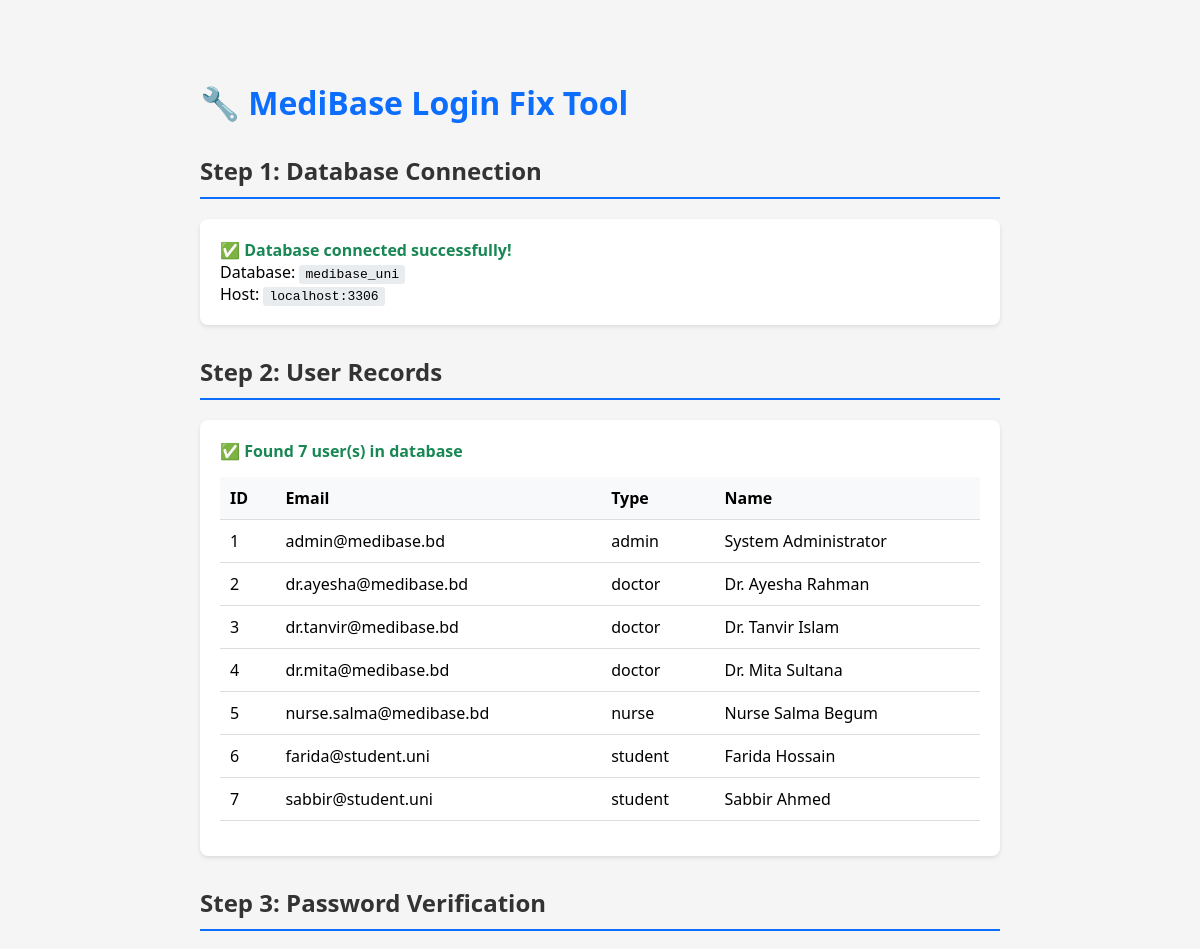
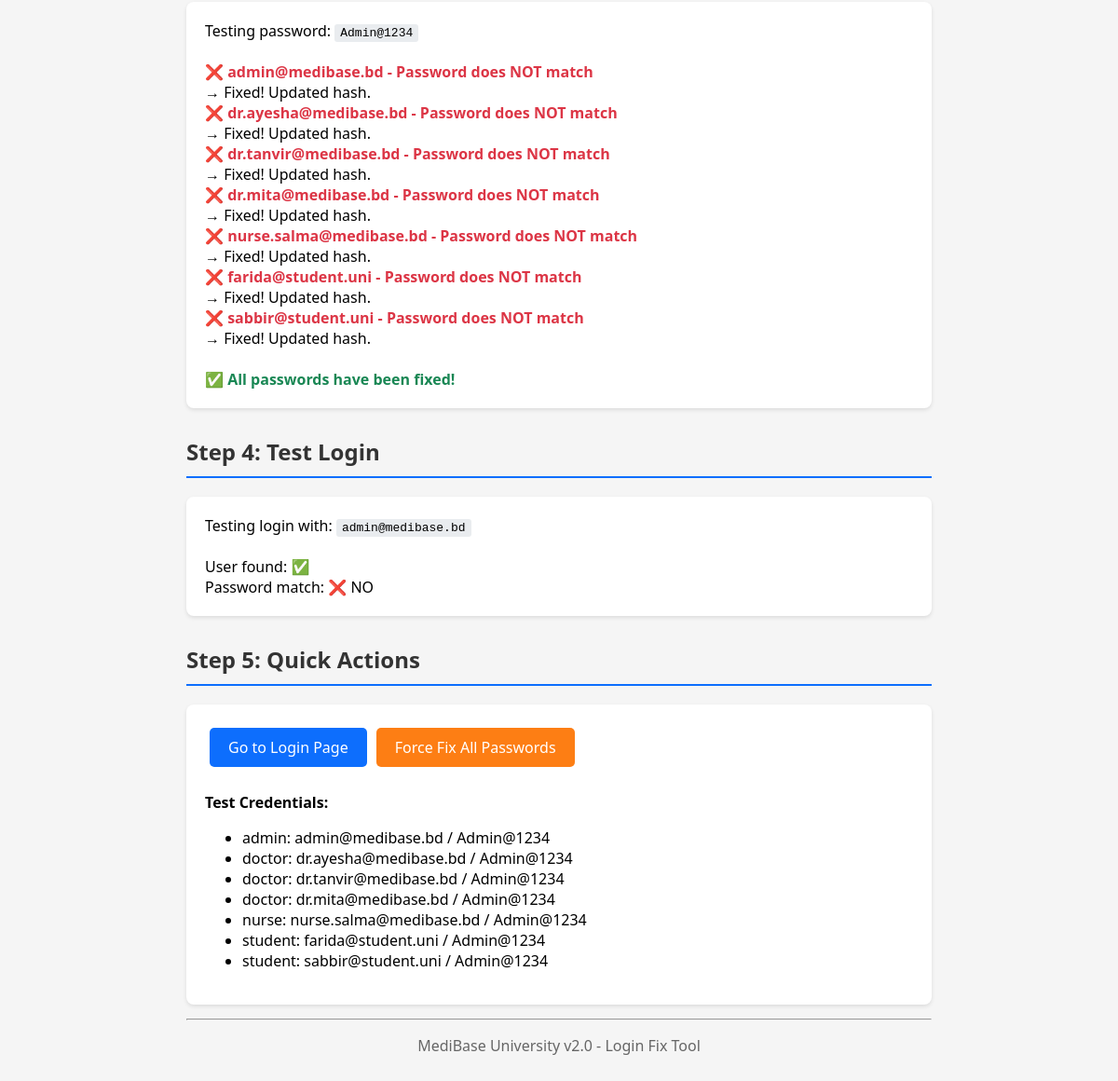
Screenshot of /fix_login.php with the database file from the repository (2 pictures, top to bottom).
### tables this page shows
CREATE TABLE `user` (
  `user_id`        INT UNSIGNED NOT NULL AUTO_INCREMENT,
  `full_name`      VARCHAR(150) NOT NULL DEFAULT '',
  `gender`         ENUM('Male','Female','Other') DEFAULT NULL,
  `date_of_birth`  DATE DEFAULT NULL,
  `email`          VARCHAR(254) NOT NULL,
  `address`        TEXT DEFAULT NULL,
  `phone`          VARCHAR(20) DEFAULT NULL,
  `department`     VARCHAR(100) DEFAULT NULL,
  `password_hash`  VARCHAR(255) NOT NULL,
  `user_type`      ENUM('admin','doctor','nurse','student') NOT NULL DEFAULT 'student',
  `must_change_pwd` TINYINT(1) NOT NULL DEFAULT 1,
  `is_first_login`  TINYINT(1) NOT NULL DEFAULT 0,
  `profile_complete` TINYINT(1) NOT NULL DEFAULT 0,
  `created_at`     DATETIME NOT NULL DEFAULT CURRENT_TIMESTAMP,
  `updated_at`     DATETIME NOT NULL DEFAULT CURRENT_TIMESTAMP ON UPDATE CURRENT_TIMESTAMP,
  PRIMARY KEY (`user_id`),
  UNIQUE KEY `uq_user_email` (`email`),
  KEY `idx_user_type` (`user_type`)
);

### fix_login.php (the view, shortened to what this page needs)
<?php
echo "<!DOCTYPE html><html><head><title>Login Fix Tool</title>";
echo "<style>
body { font-family: 'Segoe UI', sans-serif; max-width: 800px; margin: 40px auto; padding: 20px; background: #f5f5f5; }
h1 { color: #0d6efd; }
h2 { color: #333; margin-top: 30px; border-bottom: 2px solid #0d6efd; padding-bottom: 10px; }
.box { background: #fff; padding: 20px; border-radius: 8px; margin: 15px 0; box-shadow: 0 2px 4px rgba(0,0,0,0.1); }
.success { color: #198754; font-weight: bold; }
.error { color: #dc3545; font-weight: bold; }
.warning { color: #fd7e14; font-weight: bold; }
.btn { display: inline-block; padding: 10px 20px; background: #0d6efd; color: #fff; text-decoration: none; border-radius: 5px; margin: 5px; }
.btn:hover { background: #0a58ca; }
table { width: 100%; border-collapse: collapse; margin: 15px 0; }
th, td { padding: 10px; text-align: left; border-bottom: 1px solid #ddd; }
th { background: #f8f9fa; }
code { background: #e9ecef; padding: 2px 6px; border-radius: 3px; }
</style></head><body>";
echo "<h1>🔧 MediBase Login Fix Tool</h1>";
echo "<h2>Step 1: Database Connection</h2>";
echo "<div class='box'>";
try {
    $db = getDB();
    echo "<span class='success'>✅ Database connected successfully!</span><br>";
    echo "Database: <code>" . DB_NAME . "</code><br>";
    echo "Host: <code>" . DB_HOST . ":" . DB_PORT . "</code>";
} catch (Exception $e) {
    echo "<span class='error'>❌ Database connection failed!</span><br>";
    echo "<strong>Error:</strong> " . htmlspecialchars($e->getMessage()) . "<br>";
    echo "<br><strong>To fix:</strong>";
    echo "<ul>";
    echo "<li>Make sure XAMPP MySQL is running</li>";
    echo "<li>Create database: <code>CREATE DATABASE medibase_uni;</code></li>";
    echo "<li>Import the SQL file from phpMyAdmin</li>";
    echo "</ul>";
    echo "</div></body></html>";
    exit;
}
echo "</div>";
echo "<h2>Step 2: User Records</h2>";
echo "<div class='box'>";
$users = $db->query("SELECT user_id, email, user_type, full_name FROM `user` ORDER BY user_id")->fetchAll();
if (empty($users)) {
    echo "<span class='warning'>⚠️ No users found in database!</span><br>";
    echo "<strong>Solution:</strong> Import the SQL file to populate seed data.<br>";
    echo "Import <code>medibase_enhanced.sql</code> (for v1) or <code>database/medibase_v2.sql</code> (for v2)";
} else {
    echo "<span class='success'>✅ Found " . count($users) . " user(s) in database</span><br>";
    echo "<table><tr><th>ID</th><th>Email</th><th>Type</th><th>Name</th></tr>";
    foreach ($users as $u) {
        echo "<tr><td>{$u['user_id']}</td><td>{$u['email']}</td><td>{$u['user_type']}</td><td>{$u['full_name']}</td></tr>";
    }
    echo "</table>";
}
echo "</div>";
echo "<h2>Step 3: Password Verification</h2>";
echo "<div class='box'>";
$testPassword = 'Admin@1234';
$correctHash = password_hash($testPassword, PASSWORD_BCRYPT, ['cost' => 12]);
echo "Testing password: <code>$testPassword</code><br><br>";
$allFixed = true;
foreach ($users as $u) {
    $st = $db->prepare('SELECT password_hash FROM `user` WHERE user_id = ?');
    $st->execute([$u['user_id']]);
    $hash = $st->fetchColumn();
    $verified = password_verify($testPassword, $hash);
    if (!$verified) {
        echo "<span class='error'>❌ {$u['email']} - Password does NOT match</span><br>";
        $db->prepare('UPDATE `user` SET password_hash = ? WHERE user_id = ?')
           ->execute([$correctHash, $u['user_id']]);
        echo "   → Fixed! Updated hash.<br>";
        $allFixed = false;
    } else {
        echo "<span class='success'>✅ {$u['email']} - Password OK</span><br>";
    }
}
if ($allFixed && !empty($users)) {
    echo "<br><span class='success'>All passwords are correct!</span>";
} elseif (!empty($users)) {
    echo "<br><span class='success'>✅ All passwords have been fixed!</span>";
}
echo "</div>";
echo "<h2>Step 4: Test Login</h2>";
echo "<div class='box'>";
if (!empty($users)) {
    $testUser = $users[0];
    echo "Testing login with: <code>{$testUser['email']}</code><br><br>";
    $st = $db->prepare('SELECT * FROM `user` WHERE email = ?');
    $st->execute([$testUser['email']]);
    $user = $st->fetch();
    if ($user) {
        $pwdMatch = password_verify($testPassword, $user['password_hash']);
        echo "User found: ✅<br>";
        echo "Password match: " . ($pwdMatch ? "✅ YES" : "❌ NO") . "<br>";
    }
} else {
    echo "<span class='warning'>No users to test</span>";
}
echo "</div>";
echo "<h2>Step 5: Quick Actions</h2>";
echo "<div class='box'>";
echo "<a href='login.php' class='btn'>Go to Login Page</a>";
echo "<a href='?fix=1' class='btn' style='background:#fd7e14;'>Force Fix All Passwords</a>";
echo "<br><br>";
echo "<strong>Test Credentials:</strong><br>";
echo "<ul>";
foreach ($users as $u) {
    echo "<li>{$u['user_type']}: {$u['email']} / {$testPassword}</li>";
}
echo "</ul>";
echo "</div>";
echo "<hr>";
echo "<p style='color:#666;text-align:center;'>MediBase University v2.0 - Login Fix Tool</p>";
echo "</body></html>";
?>

### fix_login.php (style rules this page uses)
body { font-family: 'Segoe UI', sans-serif; max-width: 800px; margin: 40px auto; padding: 20px; background: #f5f5f5; }
h1 { color: #0d6efd; }
h2 { color: #333; margin-top: 30px; border-bottom: 2px solid #0d6efd; padding-bottom: 10px; }
.box { background: #fff; padding: 20px; border-radius: 8px; margin: 15px 0; box-shadow: 0 2px 4px rgba(0,0,0,0.1); }
.success { color: #198754; font-weight: bold; }
.error { color: #dc3545; font-weight: bold; }
.btn { display: inline-block; padding: 10px 20px; background: #0d6efd; color: #fff; text-decoration: none; border-radius: 5px; margin: 5px; }
table { width: 100%; border-collapse: collapse; margin: 15px 0; }
th, td { padding: 10px; text-align: left; border-bottom: 1px solid #ddd; }
th { background: #f8f9fa; }
code { background: #e9ecef; padding: 2px 6px; border-radius: 3px; }

### rows the page displays
user: user_id "1", email "admin@medibase.bd", user_type "admin", full_name "System Administrator"
user: user_id "2", email "dr.ayesha@medibase.bd", user_type "doctor", full_name "Dr. Ayesha Rahman"
user: user_id "3", email "dr.tanvir@medibase.bd", user_type "doctor", full_name "Dr. Tanvir Islam"
user: user_id "4", email "dr.mita@medibase.bd", user_type "doctor", full_name "Dr. Mita Sultana"
user: user_id "5", email "nurse.salma@medibase.bd", user_type "nurse", full_name "Nurse Salma Begum"
user: user_id "6", email "farida@student.uni", user_type "student", full_name "Farida Hossain"
user: user_id "7", email "sabbir@student.uni", user_type "student", full_name "Sabbir Ahmed"

### other values shown
DB_NAME "medibase_uni"
DB_HOST "localhost"
DB_PORT "3306"
count($users) "7"
$testPassword "Admin@1234"
